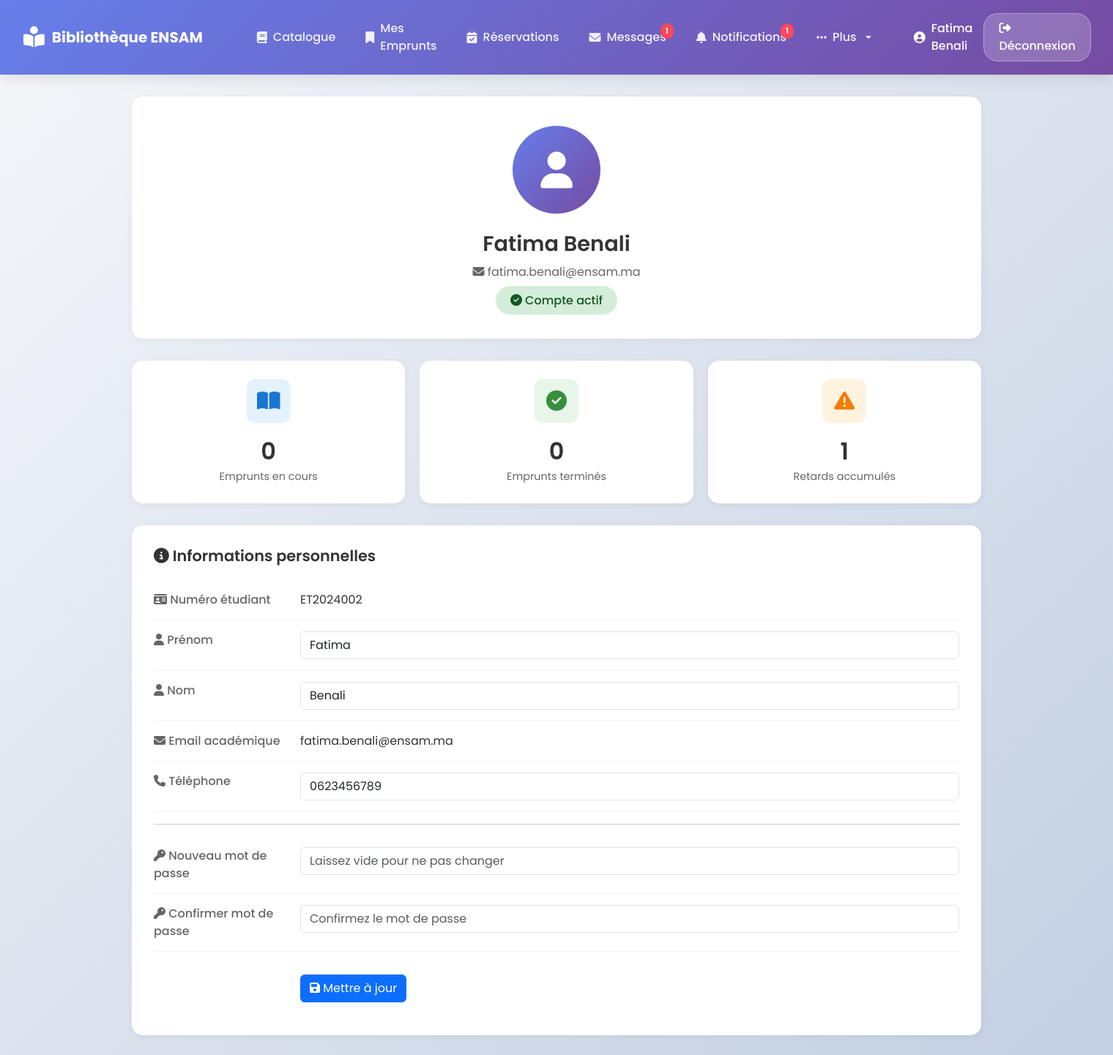
The page /views/etudiant/profil.php (signed in) on the database its author committed.
### tables this page shows
CREATE TABLE etudiant (
  id_etudiant INT AUTO_INCREMENT PRIMARY KEY,
  nom VARCHAR(100) NOT NULL,
  prenom VARCHAR(100),
  email VARCHAR(255) NOT NULL UNIQUE,
  mot_de_passe VARCHAR(255) NOT NULL,
  numero_etudiant VARCHAR(50) NOT NULL UNIQUE,
  telephone VARCHAR(20),
  statut ENUM('actif','bloque') DEFAULT 'actif',
  date_inscription DATETIME DEFAULT CURRENT_TIMESTAMP,
  nombre_retards INT DEFAULT 0
);

### views/etudiant/profil.php (the view, shortened to what this page needs)
<?php
require_once '../../config/config.php';
require_once '../../views/etudiant/nav-etudiant.php';
$id_etudiant = $_SESSION['user_id'];
$stmt = $pdo->prepare("SELECT * FROM etudiant WHERE id_etudiant = ?");
$stmt->execute([$id_etudiant]);
$etudiant = $stmt->fetch();
$stmt = $pdo->prepare("
    SELECT
        COUNT(CASE WHEN statut IN ('en_cours', 'en_retard') THEN 1 END) as emprunts_actifs,
        COUNT(CASE WHEN statut = 'retourne' THEN 1 END) as emprunts_termines,
        COUNT(CASE WHEN statut = 'en_retard' THEN 1 END) as emprunts_retard
    FROM emprunt
    WHERE id_etudiant = ?
");
$stmt->execute([$id_etudiant]);
$stats = $stmt->fetch();
?>
<!DOCTYPE html>
<html lang="fr">
<head>
    <link href="https://cdn.jsdelivr.net/npm/bootstrap@5.3.0/dist/css/bootstrap.min.css" rel="stylesheet">
    <link rel="stylesheet" href="https://cdnjs.cloudflare.com/ajax/libs/font-awesome/6.4.0/css/all.min.css">
    <link rel="stylesheet" href="../../assets/css/etudiant/profile.css">
</head>
<body>
    <div class="main-container">
        <div class="profile-header">
            <div class="profile-avatar"><i class="fas fa-user"></i></div>
            <div class="profile-name"><?= htmlspecialchars($etudiant['prenom'] . ' ' . $etudiant['nom']) ?></div>
            <div class="profile-email"><i class="fas fa-envelope"></i> <?= htmlspecialchars($etudiant['email']) ?></div>
            <span class="status-badge <?= $etudiant['statut'] === 'actif' ? 'status-actif' : 'status-bloque' ?>">
                <i class="fas <?= $etudiant['statut'] === 'actif' ? 'fa-check-circle' : 'fa-ban' ?>"></i>
                Compte <?= $etudiant['statut'] ?>
            </span>
        </div>
        <div class="stats-grid">
            <div class="stat-box"><div class="stat-icon blue"><i class="fas fa-book-open"></i></div><div class="stat-value"><?= $stats['emprunts_actifs'] ?></div><div class="stat-label">Emprunts en cours</div></div>
            <div class="stat-box"><div class="stat-icon green"><i class="fas fa-check-circle"></i></div><div class="stat-value"><?= $stats['emprunts_termines'] ?></div><div class="stat-label">Emprunts terminés</div></div>
            <div class="stat-box"><div class="stat-icon orange"><i class="fas fa-exclamation-triangle"></i></div><div class="stat-value"><?= $etudiant['nombre_retards'] ?></div><div class="stat-label">Retards accumulés</div></div>
        </div>
        <div class="info-section" style="margin-top: 30px;">
            <h2 class="info-title"><i class="fas fa-info-circle"></i> Informations personnelles</h2>
            <form method="POST">
                <div class="info-row">
                    <div class="info-label"><i class="fas fa-id-card"></i> Numéro étudiant</div>
                    <div class="info-value"><?= htmlspecialchars($etudiant['numero_etudiant']) ?></div>
                </div>
                <div class="info-row">
                    <div class="info-label"><i class="fas fa-user"></i> Prénom</div>
                    <div class="info-value"><input type="text" name="prenom" class="form-control" value="<?= htmlspecialchars($etudiant['prenom']) ?>" required></div>
                </div>
                <div class="info-row">
                    <div class="info-label"><i class="fas fa-user"></i> Nom</div>
                    <div class="info-value"><input type="text" name="nom" class="form-control" value="<?= htmlspecialchars($etudiant['nom']) ?>" required></div>
                </div>
                <div class="info-row">
                    <div class="info-label"><i class="fas fa-envelope"></i> Email académique</div>
                    <div class="info-value"><?= htmlspecialchars($etudiant['email']) ?></div>
                </div>
                <div class="info-row">
                    <div class="info-label"><i class="fas fa-phone"></i> Téléphone</div>
                    <div class="info-value"><input type="text" name="telephone" class="form-control" value="<?= htmlspecialchars($etudiant['telephone'] ?? '') ?>" autocomplete="tel"></div>
                </div>
                <hr>
                <div class="info-row">
                    <div class="info-label"><i class="fas fa-key"></i> Nouveau mot de passe</div>
                    <div class="info-value"><input type="password" name="password" class="form-control" placeholder="Laissez vide pour ne pas changer" autocomplete="new-password"></div>
                </div>
                <div class="info-row">
                    <div class="info-label"><i class="fas fa-key"></i> Confirmer mot de passe</div>
                    <div class="info-value"><input type="password" name="confirm_password" class="form-control" placeholder="Confirmez le mot de passe" autocomplete="new-password"></div>
                </div>
                <div class="info-row">
                    <div class="info-label"></div>
                    <div class="info-value">
                        <button type="submit" class="btn btn-primary mt-3"><i class="fas fa-save"></i> Mettre à jour</button>
                    </div>
                </div>
            </form>
        </div>
    </div>
</body>
</html>

### assets/css/etudiant/profile.css (style rules this page uses)
* { font-family: 'Poppins', sans-serif; }
body { background: linear-gradient(135deg, #f5f7fa 0%, #c3cfe2 100%); min-height: 100vh; }
.main-container { max-width: 1200px; margin: 30px auto; padding: 0 20px; }
.profile-header { background: white; border-radius: 15px; padding: 40px; box-shadow: 0 2px 10px rgba(0,0,0,0.05); margin-bottom: 30px; text-align: center; }
.profile-avatar { width: 120px; height: 120px; background: linear-gradient(135deg, #667eea 0%, #764ba2 100%); border-radius: 50%; display: flex; align-items: center; justify-content: center; margin: 0 auto 20px; font-size: 50px; color: white; }
.profile-name { font-size: 1.8rem; font-weight: 600; color: #333; margin-bottom: 5px; }
.profile-email { color: #666; margin-bottom: 15px; }
.status-badge { padding: 8px 20px; border-radius: 20px; font-weight: 500; }
.status-actif { background: #d4edda; color: #155724; }
.stats-grid { display: grid; grid-template-columns: repeat(auto-fit, minmax(250px, 1fr)); gap: 20px; margin-top: 30px; }
.stat-box { background: white; padding: 25px; border-radius: 15px; box-shadow: 0 2px 10px rgba(0,0,0,0.05); text-align: center; }
.stat-icon { width: 60px; height: 60px; border-radius: 12px; display: flex; align-items: center; justify-content: center; margin: 0 auto 15px; font-size: 28px; }
.stat-icon.blue { background: #e3f2fd; color: #1976d2; }
.stat-icon.green { background: #e8f5e9; color: #388e3c; }
.stat-icon.orange { background: #fff3e0; color: #f57c00; }
.stat-value { font-size: 2rem; font-weight: 600; color: #333; }
.stat-label { color: #666; font-size: 0.9rem; }
.info-section { background: white; border-radius: 15px; padding: 30px; box-shadow: 0 2px 10px rgba(0,0,0,0.05); }
.info-title { font-size: 1.3rem; font-weight: 600; margin-bottom: 20px; color: #333; }
.info-row { display: flex; padding: 15px 0; border-bottom: 1px solid #f0f0f0; }
.info-row:last-child { border-bottom: none; }
.info-label { width: 200px; font-weight: 500; color: #666; }
.info-value { color: #333; flex: 1; }

### rows shown on the page
etudiant: prenom+nom "Fatima Benali", email "fatima.benali@ensam.ma", statut "actif", nombre_retards "1", numero_etudiant "ET2024002", prenom "Fatima", nom "Benali", telephone "0623456789"

### other values the page prints
$nb_messages_non_lus "1"
$nb_notifications_non_lues "1"
$_SESSION['user_prenom'] . ' ' . $_SESSION['user_nom'] "Fatima Benali"
$stats['emprunts_actifs'] "0"
$stats['emprunts_termines'] "0"
